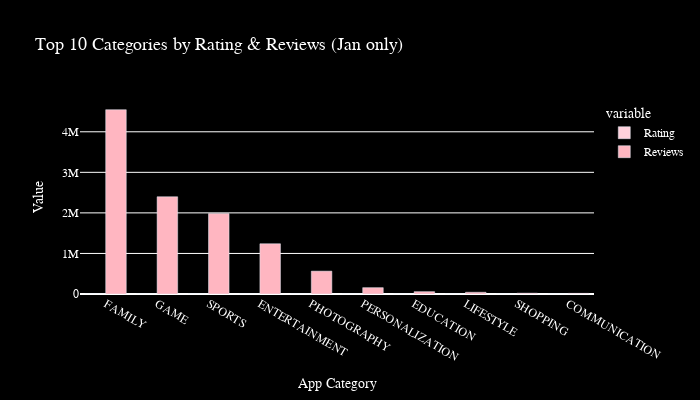
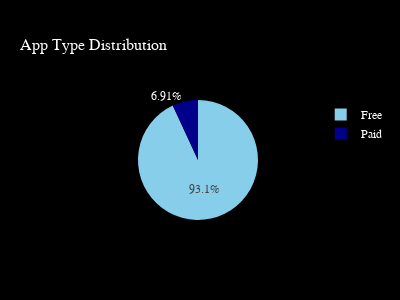
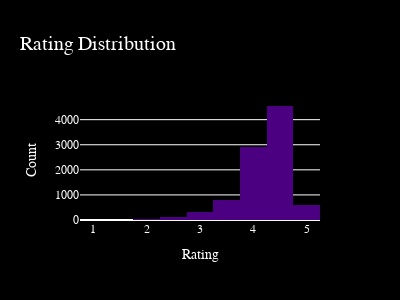

The notebook cell these images were saved under, in order:
### Code cell
# Task 1
import pandas as pd
import numpy as np
import plotly.express as px
from datetime import datetime
import pytz
import nltk
nltk.download('vader_lexicon')
from nltk.sentiment.vader import SentimentIntensityAnalyzer


Apps_Df = pd.read_csv("Play Store Data (1).csv")
Review_Df = pd.read_csv("User Reviews.csv")


Apps_Df = Apps_Df.dropna(subset=['Rating'])
for column in Apps_Df.columns:
    Apps_Df[column] = Apps_Df[column].fillna(Apps_Df[column].mode()[0])

Apps_Df = Apps_Df[Apps_Df['Rating'] <= 5]
Review_Df = Review_Df.dropna(subset=['Translated_Review'])

Apps_Df['Installs'] = Apps_Df['Installs'].astype(str).str.replace(',', '').str.replace('+','', regex=False)
Apps_Df['Installs'] = pd.to_numeric(Apps_Df['Installs'], errors='coerce')
Apps_Df['Price'] = Apps_Df['Price'].astype(str).str.replace('$','', regex=False)
Apps_Df['Price'] = pd.to_numeric(Apps_Df['Price'], errors='coerce')


Merged_Df = pd.merge(Apps_Df, Review_Df, on='App', how='inner')


def convert_size(size):
    if pd.isna(size):
        return np.nan
    size = str(size)
    if 'M' in size:
        return float(size.replace('M', ''))
    elif 'K' in size:
        return float(size.replace('K', '')) / 1024
    else:
        return np.nan
Apps_Df['Size'] = Apps_Df['Size'].apply(convert_size)


Apps_Df['Reviews'] = Apps_Df['Reviews'].astype(str).str.replace(',', '')
Apps_Df['Reviews'] = pd.to_numeric(Apps_Df['Reviews'], errors='coerce')


Apps_Df['Log_installs'] = np.log1p(Apps_Df['Installs'])
Apps_Df['Log_Reviews'] = np.log1p(Apps_Df['Reviews'])

def rating_group(rating):
    if pd.isna(rating):
        return np.nan
    if rating >= 4:
        return 'Top rated app'
    elif rating >= 3:
        return 'Above average'
    elif rating >= 2:
        return 'Average'
    else:
        return 'Below average'
Apps_Df['Rating_Group'] = Apps_Df['Rating'].apply(rating_group)


Apps_Df['Revenue'] = Apps_Df['Price'] * Apps_Df['Installs']


SIA = SentimentIntensityAnalyzer()
Review_Df['sentiment_Score'] = Review_Df['Translated_Review'].apply(
    lambda x: SIA.polarity_scores(x)['compound'] if isinstance(x, str) else np.nan
)


type_counts = Apps_Df['Type'].value_counts()


Apps_Df['Last Updated'] = pd.to_datetime(Apps_Df['Last Updated'], errors='coerce')


filtered_apps = Apps_Df[
    (Apps_Df['Rating'] >= 4) &
    (Apps_Df['Size'] >= 10) &
    (Apps_Df['Last Updated'].dt.month == 1)
]


category_group = (
    filtered_apps
    .groupby('Category')
    .agg({'Rating': 'mean', 'Reviews': 'sum'})
    .sort_values('Reviews', ascending=False)
    .head(10)
)


ist = pytz.timezone('Asia/Kolkata')
now = datetime.now(ist)

if 1 <= now.hour <22:
    
    fig1 = px.bar(
        category_group.reset_index().melt(
            id_vars='Category',
            value_vars=['Rating', 'Reviews']
        ),
        x='Category',
        y='value',
        color='variable',
        barmode='group',
        title='Top 10 Categories by Rating & Reviews (Jan only)',
        color_discrete_map={'Rating':'#FFD1DC', 'Reviews':'#FFB6C1'},  # pastel pink shades
        width=700,
        height=400
    )
    fig1.update_layout(
        plot_bgcolor='black',
        paper_bgcolor='black',
        font=dict(family='Times New Roman', color='white'),
        title_font=dict(size=18, family='Times New Roman'),
        xaxis=dict(title='App Category', title_font=dict(family='Times New Roman')),
        yaxis=dict(title='Value', title_font=dict(family='Times New Roman'))
    )
    fig1.show()
else:
    print("This chart is visible only between 3 PM – 5 PM IST")

PIE_CHART = px.pie(
    values=type_counts.values,
    names=type_counts.index,
    title="App Type Distribution",
    color_discrete_sequence=['#87CEEB', '#00008B'],  # skyblue and dark blue
    width=400,
    height=300
)
PIE_CHART.update_layout(
    plot_bgcolor='black',
    paper_bgcolor='black',
    font=dict(family='Times New Roman', color='white'),
    title_font=dict(size=16, family='Times New Roman'),
    legend_font=dict(size=12, family='Times New Roman')
)
PIE_CHART.show()


HISTOGRAM = px.histogram(
    Apps_Df,
    x='Rating',
    nbins=20,
    title='Rating Distribution',
    color_discrete_sequence=['#4B0082'],  # dark violet
    width=400,
    height=300
)
HISTOGRAM.update_layout(
    plot_bgcolor='black',
    paper_bgcolor='black',
    font=dict(family='Times New Roman', color='white'),
    title_font=dict(size=20, family='Times New Roman'),
    xaxis=dict(title='Rating', title_font=dict(family='Times New Roman')),
    yaxis=dict(title='Count', title_font=dict(family='Times New Roman'))
)
HISTOGRAM.show()

### Figure 1 — Plotly figure (JSON) as saved in the notebook; plotly's stock layout.template omitted (floating-point values rounded to 4 significant figures)
{"data": [{"alignmentgroup": "True", "hovertemplate": "variable=Rating<br>Category=%{x}<br>value=%{y}<extra></extra>", "legendgroup": "Rating", "marker": {"color": "#FFD1DC", "pattern": {"shape": ""}}, "name": "Rating", "offsetgroup": "Rating", "orientation": "v", "showlegend": true, "textposition": "auto", "type": "bar", "x": ["FAMILY", "GAME", "SPORTS", "ENTERTAINMENT", "PHOTOGRAPHY", "PERSONALIZATION", "EDUCATION", "LIFESTYLE", "SHOPPING", "COMMUNICATION"], "xaxis": "x", "y": [4.395, 4.313, 4.343, 4.25, 4.15, 4.475, 4.4, 4.38, 4.2, 4.2], "yaxis": "y"}, {"alignmentgroup": "True", "hovertemplate": "variable=Reviews<br>Category=%{x}<br>value=%{y}<extra></extra>", "legendgroup": "Reviews", "marker": {"color": "#FFB6C1", "pattern": {"shape": ""}}, "name": "Reviews", "offsetgroup": "Reviews", "orientation": "v", "showlegend": true, "textposition": "auto", "type": "bar", "x": ["FAMILY", "GAME", "SPORTS", "ENTERTAINMENT", "PHOTOGRAPHY", "PERSONALIZATION", "EDUCATION", "LIFESTYLE", "SHOPPING", "COMMUNICATION"], "xaxis": "x", "y": [4545000.0, 2398000.0, 1982000.0, 1239000.0, 563700.0, 156000.0, 57640.0, 42810.0, 19950.0, 15290.0], "yaxis": "y"}], "layout": {"barmode": "group", "font": {"color": "white", "family": "Times New Roman"}, "height": 400, "legend": {"title": {"text": "variable"}, "tracegroupgap": 0}, "paper_bgcolor": "black", "plot_bgcolor": "black", "title": {"font": {"family": "Times New Roman", "size": 18}, "text": "Top 10 Categories by Rating & Reviews (Jan only)"}, "width": 700, "xaxis": {"anchor": "y", "domain": [0, 1], "title": {"font": {"family": "Times New Roman"}, "text": "App Category"}}, "yaxis": {"anchor": "x", "domain": [0, 1], "title": {"font": {"family": "Times New Roman"}, "text": "Value"}}}}

### Figure 2 — Plotly figure (JSON) as saved in the notebook; plotly's stock layout.template omitted (floating-point values rounded to 4 significant figures)
{"data": [{"domain": {"x": [0, 1], "y": [0, 1]}, "hovertemplate": "label=%{label}<br>value=%{value}<extra></extra>", "labels": ["Free", "Paid"], "legendgroup": "", "name": "", "showlegend": true, "type": "pie", "values": [8719, 647]}], "layout": {"font": {"color": "white", "family": "Times New Roman"}, "height": 300, "legend": {"font": {"family": "Times New Roman", "size": 12}, "tracegroupgap": 0}, "paper_bgcolor": "black", "piecolorway": ["#87CEEB", "#00008B"], "plot_bgcolor": "black", "title": {"font": {"family": "Times New Roman", "size": 16}, "text": "App Type Distribution"}, "width": 400}}

### Figure 3 — Plotly figure (JSON) as saved in the notebook; plotly's stock layout.template omitted (floating-point values rounded to 4 significant figures; data arrays with more than 128 entries replaced by an {"elided": "..."} marker saying what was removed)
{"data": [{"bingroup": "x", "hovertemplate": "Rating=%{x}<br>count=%{y}<extra></extra>", "legendgroup": "", "marker": {"color": "#4B0082", "pattern": {"shape": ""}}, "name": "", "nbinsx": 20, "orientation": "v", "showlegend": false, "type": "histogram", "x": {"elided": "9366 float values"}, "xaxis": "x", "yaxis": "y"}], "layout": {"barmode": "relative", "font": {"color": "white", "family": "Times New Roman"}, "height": 300, "legend": {"tracegroupgap": 0}, "paper_bgcolor": "black", "plot_bgcolor": "black", "title": {"font": {"family": "Times New Roman", "size": 20}, "text": "Rating Distribution"}, "width": 400, "xaxis": {"anchor": "y", "domain": [0, 1], "title": {"font": {"family": "Times New Roman"}, "text": "Rating"}}, "yaxis": {"anchor": "x", "domain": [0, 1], "title": {"font": {"family": "Times New Roman"}, "text": "Count"}}}}
